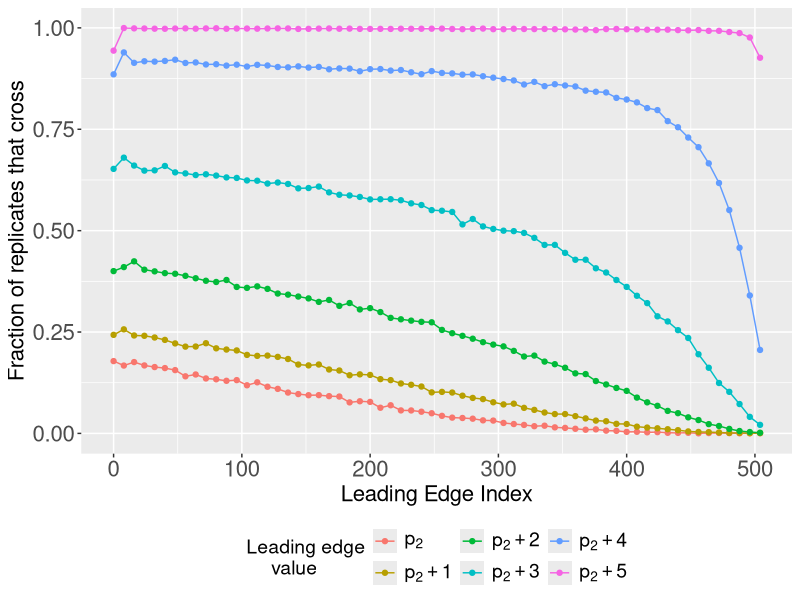

Reproduce this figure in R.
rm(list = ls())

library(ggplot2)
library(scales)

plot_dir = '../plots'
if(!dir.exists(plot_dir)){
  dir.create(plot_dir, recursive = T)
}

df_summary = read.csv('../data/processed_summary.csv')
df_summary$paper_leading_edge_val = 'p[2]'
df_summary[df_summary$leading_edge_val == 13,]$paper_leading_edge_val = 'p[2] + 1'
df_summary[df_summary$leading_edge_val == 14,]$paper_leading_edge_val = 'p[2] + 2'
df_summary[df_summary$leading_edge_val == 15,]$paper_leading_edge_val = 'p[2] + 3'
df_summary[df_summary$leading_edge_val == 16,]$paper_leading_edge_val = 'p[2] + 4'
df_summary[df_summary$leading_edge_val == 17,]$paper_leading_edge_val = 'p[2] + 5'
df_summary$paper_leading_edge_val = 'a'
df_summary[df_summary$leading_edge_val == 13,]$paper_leading_edge_val = 'b'
df_summary[df_summary$leading_edge_val == 14,]$paper_leading_edge_val = 'c'
df_summary[df_summary$leading_edge_val == 15,]$paper_leading_edge_val = 'd'
df_summary[df_summary$leading_edge_val == 16,]$paper_leading_edge_val = 'e'
df_summary[df_summary$leading_edge_val == 17,]$paper_leading_edge_val = 'f'

ggplot(df_summary, aes(x = leading_edge_index, y = crossed_frac, color = paper_leading_edge_val)) + 
  geom_line() + 
  geom_point() + 
  scale_y_continuous(limits = c(0,1)) + 
  xlab('Leading Edge Index') + 
  ylab('Fraction of replicates that cross') + 
  labs(color = 'Leading edge\n     value') + 
  theme(axis.title = element_text(size = 16)) + 
  theme(axis.text = element_text(size = 16)) + 
  theme(legend.text = element_text(size = 14)) +
  theme(legend.title = element_text(size = 14)) +
  theme(legend.position = 'bottom') + 
  scale_color_manual(values = hue_pal()(6), labels = c(
    a = expression(p[2]  ), 
    b = expression(p[2] + 1),
    c = expression(p[2] + 2),
    d = expression(p[2] + 3),
    e = expression(p[2] + 4),
    f = expression(p[2] + 5)
  ))
ggsave(paste0(plot_dir, '/benchmarking.png'), units = 'in', width = 8, height = 6)
ggsave(paste0(plot_dir, '/benchmarking.pdf'), units = 'in', width = 5, height = 5)

